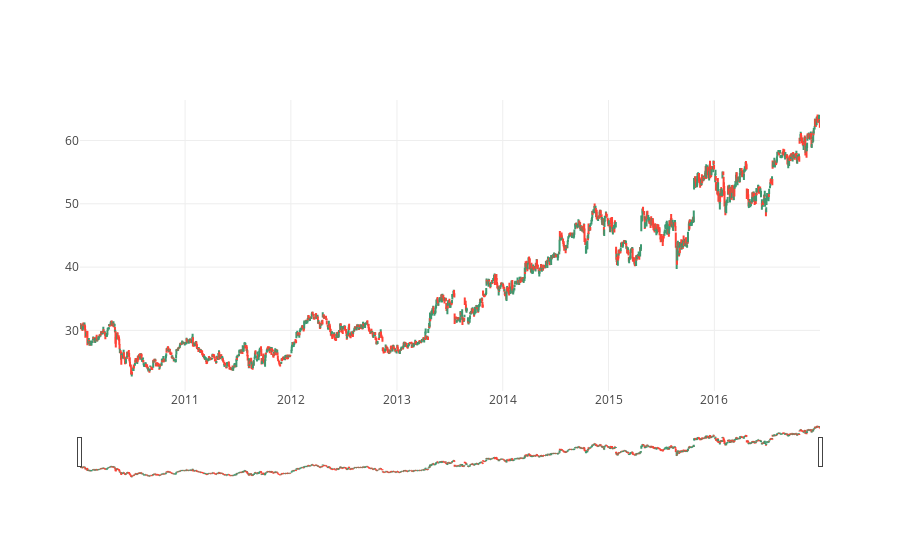

Notebook source saved alongside this figure:
### Markdown cell above
### First we create the chart data

### Code cell
ohlc_line = go.Ohlc(x = msft2.index,
                       open = msft2['Open'],
                       high = msft2['High'],
                       low = msft2['Low'],
                       close = msft2['Close'],
                       name = 'OHLC')

# insert the ohlc_line into a list, per the plotly functionality

data = [ ohlc_line ]

# plot the data
iplot(data)

### Figure 1 — Plotly figure (JSON) as saved in the notebook; plotly's stock layout.template omitted (floating-point values rounded to 4 significant figures; data arrays with more than 128 entries replaced by an {"elided": "..."} marker saying what was removed)
{"data": [{"close": {"elided": "1762 float values"}, "high": {"elided": "1762 float values"}, "low": {"elided": "1762 float values"}, "name": "OHLC", "open": {"elided": "1762 float values"}, "type": "ohlc", "uid": "df9e9192-eba0-11e8-8b45-542696d0ac25", "x": {"elided": "1762 str values"}}], "layout": {}}
